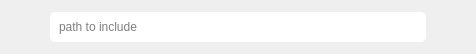
<?xml version="1.0" encoding="UTF-8"?>
<ui version="4.0">
 <class>Form</class>
 <widget class="QWidget" name="Form">
  <property name="geometry">
   <rect>
    <x>0</x>
    <y>0</y>
    <width>476</width>
    <height>49</height>
   </rect>
  </property>
  <property name="windowTitle">
   <string>Form</string>
  </property>
  <layout class="QGridLayout" name="gridLayout">
   <item row="0" column="0">
    <widget class="QToolButton" name="btn_icon">
     <property name="text">
      <string/>
     </property>
     <property name="iconSize">
      <size>
       <width>25</width>
       <height>25</height>
      </size>
     </property>
     <property name="autoRaise">
      <bool>true</bool>
     </property>
    </widget>
   </item>
   <item row="0" column="1">
    <widget class="QLineEdit" name="line_path">
     <property name="styleSheet">
      <string notr="true">padding: 7px;
border-radius: 5px;</string>
     </property>
     <property name="frame">
      <bool>false</bool>
     </property>
     <property name="placeholderText">
      <string>path to include</string>
     </property>
    </widget>
   </item>
   <item row="0" column="2">
    <widget class="QToolButton" name="btn_browser">
     <property name="text">
      <string/>
     </property>
     <property name="iconSize">
      <size>
       <width>25</width>
       <height>25</height>
      </size>
     </property>
     <property name="autoRaise">
      <bool>true</bool>
     </property>
    </widget>
   </item>
  </layout>
 </widget>
 <resources/>
 <connections/>
</ui>
